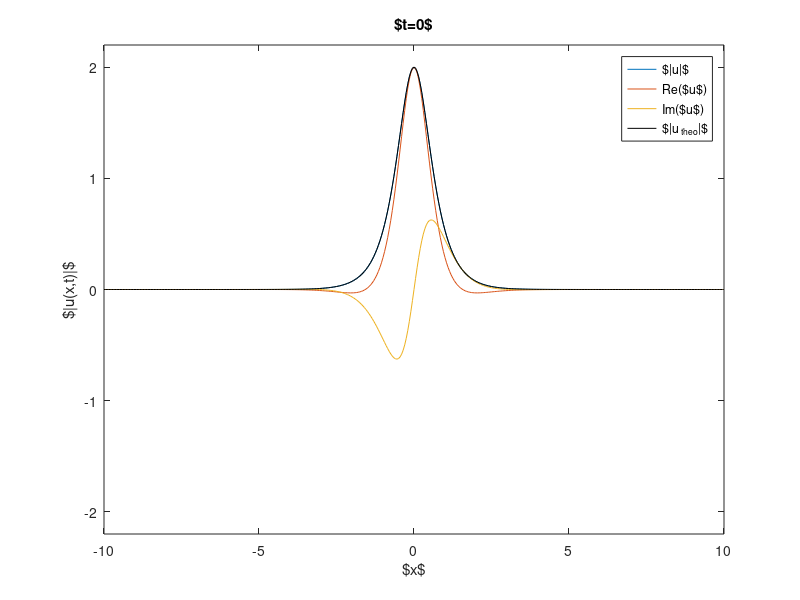

Write MATLAB code to recreate this figure. (Note: this script raises an error after producing the figure.)
%%%%%%%%%%%%%%%%%%%%%%%%%%%%%%%%%%%%%%%%%%%%%%%%%%%%%%%%%%%%%%%%%%%
% NLS_FD_RK4.m:
% Integrate (finite differences in space and RK4 in time) the NLS: 
%    i u_t = -(1/2) u_xx + g*|u|^2 u + V(x)*u 
% Ricardo Carretero, Panos Kevrekidis, Dimitri Frantzeskakis, 2024.
% Code available at: 
%    http://nonlinear.sdsu.edu/~carreter/NonlinearWavesBook/
%%%%%%%%%%%%%%%%%%%%%%%%%%%%%%%%%%%%%%%%%%%%%%%%%%%%%%%%%%%%%%%%%%%

g=-1;                % g = 1 is defocusing and g =-1 is focusing
N=401;               % number of mesh points
L=-10; R=10;         % Left and right bounds of interval
x=linspace(L,R,N)';  % discrete space
x=x(1:end-1);N=N-1;  % adjust for periodic BCs
dx=x(2)-x(1);        % mesh size

A=2; c=1; x0=0;                     % Amplitude, vel. & position 
u0=A*sech(A*(x-x0)).*exp(1i*c*x);   % initial condition (IC)
u=u0; allu=u; t=0; allt=t; isave=1; % store solution and time
if(exist('V')==0) V=0; end;         % If no potential => V=0

maxtime=20; dt=0.001;               % final time and time step
nsave=200; ndisp=20;                % snapshots to save/display
maxstep=round(maxtime/dt); 
stopdisp=round(maxstep/ndisp); 
stopsave=round(maxstep/nsave); 
if(dt>sqrt(2)*dx^2/2) error('Probably need a smaller dt!'); end; 

figure(1); clf; 
t=0;
utheo=A*sech(A*(x-c*t-x0)).*exp(1i*c*x+0.5i*(A^2-c^2)*t);
plot(x,abs(u),x,real(u),'-',x,imag(u),'-',x,abs(utheo),'k-')
axis([L R -1.1*A 1.1*A]); 
xlabel('$x$')
ylabel('$|u(x,t)|$')
title(['$t=',num2str(t),'$']);
legend('$|u|$','Re($u$)','Im($u$)','$|u_{\rm theo}|$'); drawnow;
fprintf('Press any key to continue...\n');pause

for k=1:maxstep                     % main (time) loop
 t=t+dt; 
 u = ODE_RK4(u,N,g,V,dx,dt);        % update using FD+RK4

 if (round(k/stopsave)==k/stopsave) % Save progress of integration
  isave=isave+1; 
  allt=[allt,t]; 
  allu(:,isave) = u; 
 end
 if (round(k/stopdisp)==k/stopdisp) % Plotting progress
  utheo=A*sech(A*(mod(x-c*t-x0-L,R-L)+L)).*exp(1i*c*x+0.5i*(A^2-c^2)*t);
  plot(x,abs(u),x,real(u),'-',x,imag(u),'-',x,abs(utheo),'k-')
  axis([L R -1.1*A 1.1*A]); 
  xlabel('$x$')
  ylabel('$|u(x,t)|$')
  title(['$t=',num2str(t),'$']);
  legend('$|u|$','Re($u$)','Im($u$)','$|u_{\rm theo}|$'); drawnow;
  %fprintf('Press any key to continue...\n');pause
  drawnow
 end
end
